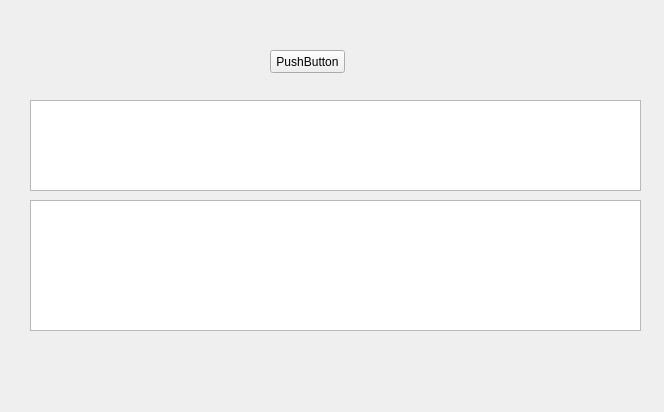
<?xml version="1.0" encoding="UTF-8"?>
<ui version="4.0">
 <class>Form</class>
 <widget class="QWidget" name="Form">
  <property name="geometry">
   <rect>
    <x>0</x>
    <y>0</y>
    <width>664</width>
    <height>412</height>
   </rect>
  </property>
  <property name="windowTitle">
   <string>Form</string>
  </property>
  <widget class="QPushButton" name="pushButton">
   <property name="geometry">
    <rect>
     <x>270</x>
     <y>50</y>
     <width>75</width>
     <height>23</height>
    </rect>
   </property>
   <property name="text">
    <string>PushButton</string>
   </property>
  </widget>
  <widget class="QListView" name="listView">
   <property name="geometry">
    <rect>
     <x>30</x>
     <y>100</y>
     <width>611</width>
     <height>91</height>
    </rect>
   </property>
  </widget>
  <widget class="QTableView" name="tableView">
   <property name="geometry">
    <rect>
     <x>30</x>
     <y>200</y>
     <width>611</width>
     <height>131</height>
    </rect>
   </property>
  </widget>
 </widget>
 <resources/>
 <connections>
  <connection>
   <sender>pushButton</sender>
   <signal>clicked()</signal>
   <receiver>Form</receiver>
   <slot>click()</slot>
   <hints>
    <hint type="sourcelabel">
     <x>107</x>
     <y>116</y>
    </hint>
    <hint type="destinationlabel">
     <x>179</x>
     <y>64</y>
    </hint>
   </hints>
  </connection>
 </connections>
 <slots>
  <slot>click()</slot>
 </slots>
</ui>
